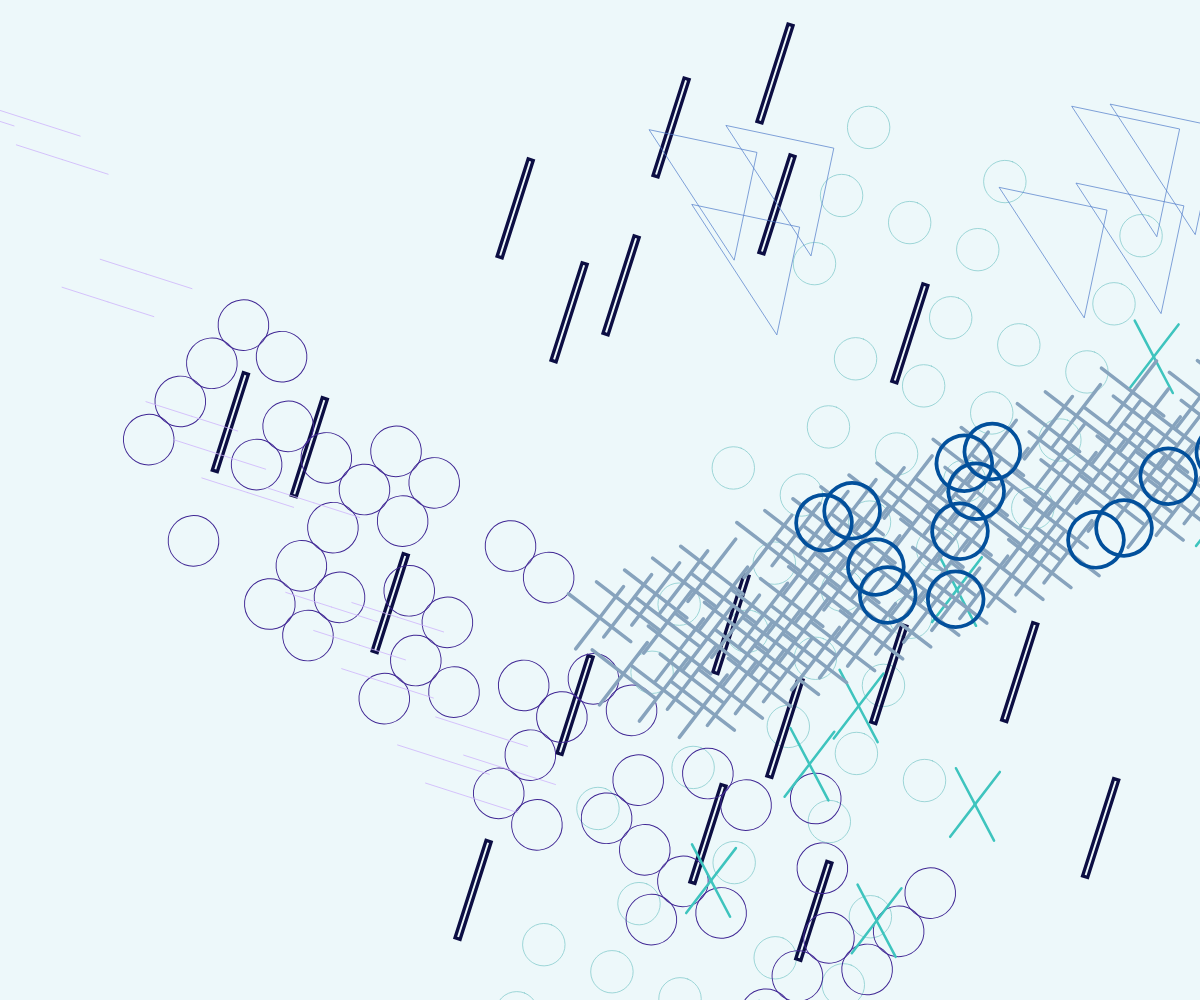
Frame 1 (no input)
Frame 60 (no input): identical to frame 1, image omitted
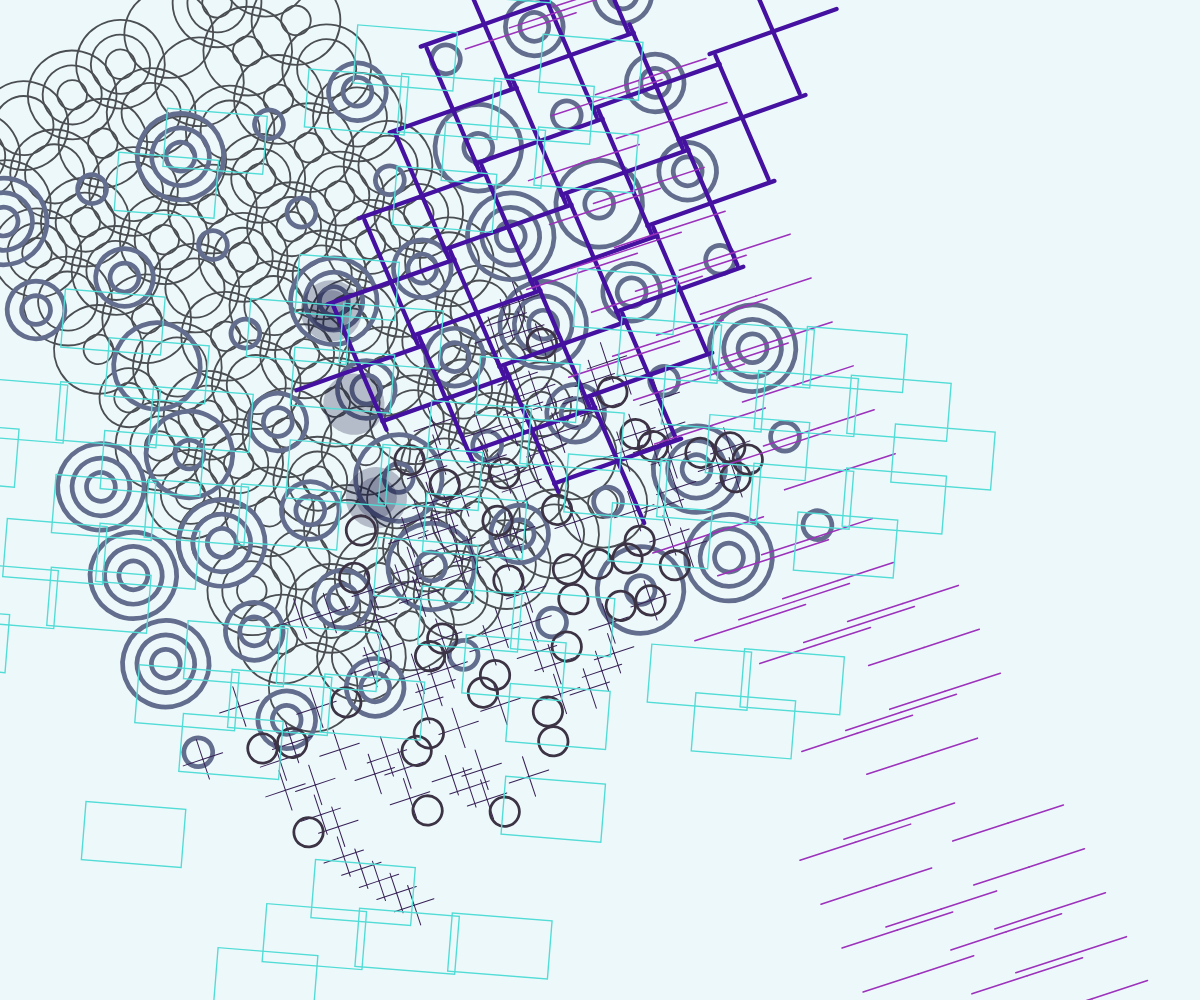
Frame 120 (the mouse pressed at the canvas centre since frame 60)

The p5.js sketch that drew these frames (run headless with seeded random() and noise() and a simulated clock; from frame 60 on, the mouse is pressed at the canvas centre):

// p5.js sketch
// ── sketch.js
var seed



function setup() {

    createCanvas(windowWidth, windowHeight);

    colorMode(HSB, 360, 100, 100, 100)
    background(0);
    pixelDensity(1)
    rectMode(CENTER)

    seed = random(9999)
    console.log(seed)



}


function draw() {

    randomSeed(seed)


    background(190, 5, 98);
    noStroke();
    noFill();
    var alpha = 25

    for (var i = 0; i < 7; i += 1) {

        var id = int(random(9))
        var hueVal = random(170, 300)

        if (id == 0) {
            if (random(1) > 0.5) {
                noStroke()
                fill(hueVal, random(10, 100), random(10, 100), alpha)
            } else {
                noFill()
                strokeWeight(random(0.5, 5))
                stroke(hueVal, random(10, 100), random(10, 100))
            }
            draw_ellipse_grid(random(TWO_PI), random(200, width - 200), random(200, height - 200), random(50, width), random(50, height), random(20, 100), random(5, 110), random(1))
        } else if (id == 1) {
            if (random(1) > 0.5) {
                noStroke()
                fill(hueVal, random(10, 100), random(10, 100), alpha)
            } else {
                noFill()
                strokeWeight(random(0.5, 5))
                stroke(hueVal, random(10, 100), random(10, 100))
            }
            draw_rect_grid(random(TWO_PI), random(200, width - 200), random(200, height - 200), random(50, width), random(50, height), random(20, 100), random(5, 110), random(5, 110), random(TWO_PI), random(1))
        } else if (id == 3) {
            noFill()
            strokeWeight(random(0.5, 5))
            stroke(hueVal, random(10, 100), random(10, 100))
            draw_cross_grid(random(TWO_PI), random(200, width - 200), random(200, height - 200), random(50, width), random(50, height), random(20, 100), random(5, 110), random(5, 110), random(TWO_PI), random(1))
        } else if (id == 4) {
            noFill()
            strokeWeight(random(0.5, 5))
            stroke(hueVal, random(10, 100), random(10, 100))
            draw_line_grid(random(TWO_PI), random(200, width - 200), random(200, height - 200), random(50, width), random(50, height), random(20, 100), random(5, 110), random(TWO_PI), random(1))
        } else if (id == 5) {
            if (random(1) > 0.5) {
                noStroke()
                fill(hueVal, random(10, 100), random(10, 100), alpha)
            } else {
                noFill()
                strokeWeight(random(0.5, 5))
                stroke(hueVal, random(10, 100), random(10, 100))
            }
            draw_tri_grid(random(TWO_PI), random(200, width - 200), random(200, height - 200), random(50, width), random(50, height), random(20, 100), random(5, 110), random(TWO_PI), random(1))
        } else if (id == 6) {
            noFill()
            strokeWeight(random(0.5, 5))
            stroke(hueVal, random(10, 100), random(10, 100))
            // same eltwidth and eltHeight
            var s = random(10, 110)
            draw_cross_grid(random(TWO_PI), random(200, width - 200), random(200, height - 200), random(50, width), random(50, height), random(20, 100), s, s, random(TWO_PI), random(1))
        } else if (id == 7) {
            // superposed cross and ellipse
            var s = random(10, 110)
            var rot1 = random(TWO_PI)
            var xpos = random(200, width - 200)
            var ypos = random(200, height - 200)
            var w = random(50, width)
            var h = random(50, height)
            var spacing = random(20, 100)
            strokeWeight(random(0.5, 5))
            stroke(hueVal, random(10, 100), random(10, 100))
            draw_cross_grid(rot1, xpos, ypos, w, h, spacing, s, s, random(TWO_PI), random(1))
            if (random(1) > 0.5) {
                noStroke()
                fill(hueVal, random(10, 100), random(10, 100), alpha)
            } else {
                noFill()
                strokeWeight(random(0.5, 5))
                stroke(hueVal, random(10, 100), random(10, 100))
            }
            draw_ellipse_grid(rot1, xpos, ypos, w, h, spacing, s, random(1))
        } else if (id == 8) {
            if (random(1) > 0.5) {
                noStroke()
                fill(hueVal, random(10, 100), random(10, 100), alpha)
            } else {
                noFill()
                strokeWeight(random(0.5, 5))
                stroke(hueVal, random(10, 100), random(10, 100))
            }
            // superposed cross and ellipse
            var s = random(20, 110)
            var rot1 = random(TWO_PI)
            var xpos = random(200, width - 200)
            var ypos = random(200, height - 200)
            var w = random(50, width)
            var h = random(50, height)
            var spacing = random(20, 100)

            draw_ellipse_grid(rot1, xpos, ypos, w, h, spacing, s, random(1))
            draw_ellipse_grid(rot1, xpos, ypos, w, h, spacing, s * 2 / 3, random(1))
            draw_ellipse_grid(rot1, xpos, ypos, w, h, spacing, s * 1 / 3, random(1))
        }



    }
}

function draw_ellipse_grid(rot1, xpos, ypos, w, h, spacing, eltSiz, prob) {
    push()
    translate(xpos, ypos)
    rotate(rot1)
    for (var i = -w / 2; i <= +w / 2; i += spacing) {
        for (var j = -h / 2; j <= +h / 2; j += spacing) {
            if (random(1) < prob) {
                push()
                translate(i, j)
                ellipse(0, 0, eltSiz, eltSiz)
                pop()
            }
        }
    }
    pop()
}

function draw_rect_grid(rot1, xpos, ypos, w, h, spacing, eltW, eltH, rot, prob) {
    push()
    translate(xpos, ypos)
    rotate(rot1)
    for (var i = -w / 2; i <= +w / 2; i += spacing) {
        for (var j = -h / 2; j <= +h / 2; j += spacing) {
            if (random(1) < prob) {
                push()
                translate(i, j)
                rotate(rot)
                rect(0, 0, eltW, eltH)
                pop()
            }
        }
    }
    pop()
}

function draw_cross_grid(rot1, xpos, ypos, w, h, spacing, eltW, eltH, rot, prob) {
    push()
    translate(xpos, ypos)
    rotate(rot1)
    for (var i = -w / 2; i <= +w / 2; i += spacing) {
        for (var j = -h / 2; j <= +h / 2; j += spacing) {
            if (random(1) < prob) {
                push()
                translate(i, j)
                rotate(rot)
                line(0, 0, -eltW / 2, -eltH / 2)
                line(0, 0, +eltW / 2, +eltH / 2)
                line(0, 0, -eltW / 2, +eltH / 2)
                line(0, 0, +eltW / 2, -eltH / 2)
                pop()
            }
        }
    }
    pop()
}

function draw_line_grid(rot1, xpos, ypos, w, h, spacing, eltS, rot, prob) {
    push()
    translate(xpos, ypos)
    rotate(rot1)
    for (var i = -w / 2; i <= +w / 2; i += spacing) {
        for (var j = -h / 2; j <= +h / 2; j += spacing) {
            if (random(1) < prob) {
                push()
                translate(i, j)
                rotate(rot)
                line(0, 0, -eltS / 2, -eltS / 2)
                line(0, 0, +eltS / 2, +eltS / 2)
                pop()
            }
        }
    }
    pop()
}

function draw_tri_grid(rot1, xpos, ypos, w, h, spacing, eltS, rot, prob) {
    push()
    translate(xpos, ypos)
    rotate(rot1)
    for (var i = -w / 2; i <= +w / 2; i += spacing) {
        for (var j = -h / 2; j <= +h / 2; j += spacing) {
            if (random(1) < prob) {
                push()
                translate(i, j)
                rotate(rot)
                triangle(-eltS / 2, -eltS / 2, eltS / 2, eltS / 2, -eltS / 2, eltS / 2)
                pop()
            }
        }
    }
    pop()
}

function mousePressed() {
    seed = random(9999)
    console.log(seed)
}


function windowResized() {

    resizeCanvas(windowWidth, windowHeight);

}
